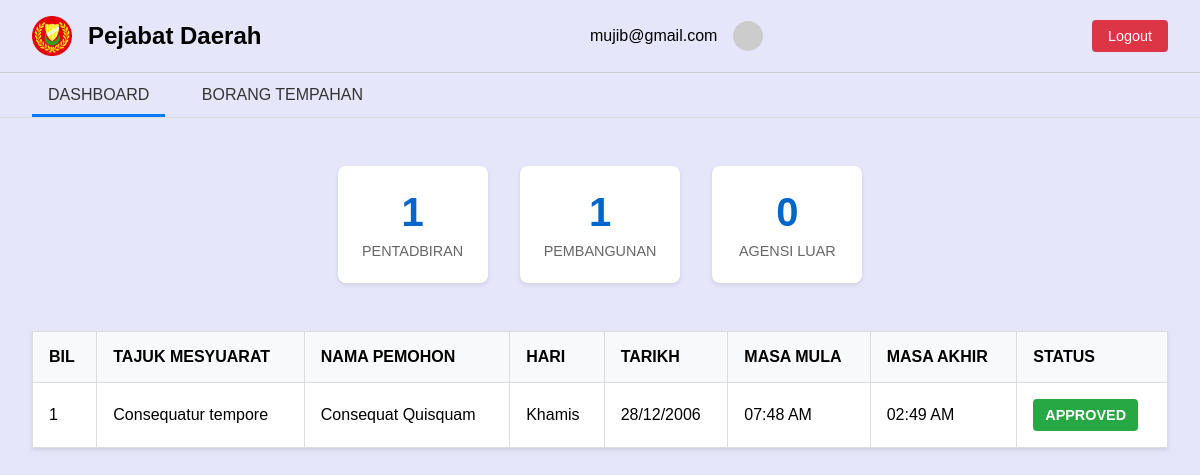
Page /dashboard.php (signed in) on the committed database.
### tables this page shows
CREATE TABLE `booking_requests` (
  `id` int NOT NULL,
  `tajuk_mesyuarat` varchar(255) NOT NULL,
  `pengerusi` varchar(255) NOT NULL,
  `tarikh` date NOT NULL,
  `masa_mula` time NOT NULL,
  `masa_akhir` time NOT NULL,
  `bilik_gerakan` tinyint(1) DEFAULT '0',
  `bilik_pegawai` tinyint(1) DEFAULT '0',
  `bilik_pkob` tinyint(1) DEFAULT '0',
  `pentadbiran` tinyint(1) DEFAULT '0',
  `pembangunan` tinyint(1) DEFAULT '0',
  `agensi_luar` tinyint(1) DEFAULT '0',
  `masa` time NOT NULL,
  `perakam_suara` tinyint(1) DEFAULT '0',
  `webcam` tinyint(1) DEFAULT '0',
  `laptop` tinyint(1) DEFAULT '0',
  `projector` tinyint(1) DEFAULT '0',
  `pointer` tinyint(1) DEFAULT '0',
  `jumlah_ahli` varchar(255) NOT NULL,
  `makan_pagi` tinyint(1) DEFAULT '0',
  `makan_tengahari` tinyint(1) DEFAULT '0',
  `makan_petang` tinyint(1) DEFAULT '0',
  `bilik_makan` tinyint(1) DEFAULT '0',
  `bilik_makan_vip` tinyint(1) DEFAULT '0',
  `menu` text,
  `kaedah_hidangan` enum('VIP','BUFET','FOOD CONTAINER') DEFAULT NULL,
  `bilangan` int NOT NULL,
  `nama_pemohon` varchar(255) NOT NULL,
  `jabatan_unit` varchar(255) NOT NULL,
  `no_telefon` varchar(20) NOT NULL,
  `tarikh_submit` date NOT NULL,
  `surat_jemputan` text,
  `senarai_jemputan` text,
  `status` enum('PENDING','APPROVED','REJECTED') DEFAULT 'PENDING',
  `created_at` timestamp NULL DEFAULT CURRENT_TIMESTAMP
);

### dashboard.php (the view, shortened to what this page needs)
<?php
include('connection.php');
$sql_pentadbiran = "SELECT COUNT(*) as count FROM booking_requests WHERE pentadbiran = 1";
$sql_pembangunan = "SELECT COUNT(*) as count FROM booking_requests WHERE pembangunan = 1";
$sql_agensi_luar = "SELECT COUNT(*) as count FROM booking_requests WHERE agensi_luar = 1";
$pentadbiran_count = $conn->query($sql_pentadbiran)->fetch_assoc()['count'];
$pembangunan_count = $conn->query($sql_pembangunan)->fetch_assoc()['count'];
$agensi_luar_count = $conn->query($sql_agensi_luar)->fetch_assoc()['count'];
$sql = "SELECT * FROM booking_requests ORDER BY tarikh DESC";
$result = $conn->query($sql);
$user_email = $_SESSION['email'] ?? 'Unknown User';
?>
<!DOCTYPE html>
<html>
<head>
</head>
<body>
    <div class="dashboard">
        <header class="header">
            <div class="logo-section">
                <img src="logo.png" alt="Logo Kedah" class="logo">
                <span class="title">Pejabat Daerah</span>
            </div>
            <div class="user-section">
            <span><?php echo htmlspecialchars($user_email); ?></span>
                <div class="user-icon"></div>
            </div>
            <a href="logout.php" class="logout-button" onclick="return confirm('Are you sure you want to logout?')">
            Logout
        </a>
        </header>
        <nav>
            <a href="dashboard.php" class="nav-link">DASHBOARD</a>
            <a href="reservation.php" class="nav-link">BORANG TEMPAHAN</a>
        </nav>
        <div class="stats-container">
            <div class="stat-card">
                <div class="stat-number"><?php echo $pentadbiran_count; ?></div>
                <div class="stat-label">pentadbiran</div>
            </div>
            <div class="stat-card">
                <div class="stat-number"><?php echo $pembangunan_count; ?></div>
                <div class="stat-label">pembangunan</div>
            </div>
            <div class="stat-card">
                <div class="stat-number"><?php echo $agensi_luar_count; ?></div>
                <div class="stat-label">agensi luar</div>
            </div>
        </div>
        <div class="table-container">
            <table>
                <thead>
                    <tr>
                    <th>BIL</th>
                <th>TAJUK MESYUARAT</th>
                <th>NAMA PEMOHON</th>
                <th>HARI</th>
                <th>TARIKH</th>
                <th>MASA MULA</th>
                <th>MASA AKHIR</th>
                <th>STATUS</th>
                    </tr>
                </thead>
                <tbody>
                <?php
            $bil = 1;
            while($row = $result->fetch_assoc()):
                $status_class = 'status-pending';
                if ($row['status'] == 'APPROVED') {
                    $status_class = 'status-approved';
                } elseif ($row['status'] == 'REJECTED') {
                    $status_class = 'status-rejected';
                }
                $hari = date('l', strtotime($row['tarikh']));
                $hari_malay = [
                    'Sunday' => 'Ahad',
                    'Monday' => 'Isnin',
                    'Tuesday' => 'Selasa',
                    'Wednesday' => 'Rabu',
                    'Thursday' => 'Khamis',
                    'Friday' => 'Jumaat',
                    'Saturday' => 'Sabtu'
                ];
                $hari = $hari_malay[$hari];
            ?>
                     <tr>
                <td><?php echo $bil++; ?></td>
                <td><?php echo htmlspecialchars($row['tajuk_mesyuarat']); ?></td>
                <td><?php echo htmlspecialchars($row['nama_pemohon']); ?></td>
                <td><?php echo $hari; ?></td>
                <td><?php echo date('d/m/Y', strtotime($row['tarikh'])); ?></td>
                <td><?php echo date('h:i A', strtotime($row['masa_mula'])); ?></td>
                <td><?php echo date('h:i A', strtotime($row['masa_akhir'])); ?></td>
                <td>
                    <div class="status-badge <?php echo $status_class; ?>">
                        <?php echo htmlspecialchars($row['status']); ?>
                    </div>
                </td>
            </tr>
                    <?php endwhile; ?>
                </tbody>
            </table>
        </div>
    </div>
</body>
</html>

### dashboard.php (style rules this page uses)
* { margin: 0; padding: 0; box-sizing: border-box; font-family: Arial, sans-serif; }
body { background-color: #f0f0f0; }
.dashboard { max-width: 1200px; margin: 0 auto; background-color: #E6E6FA; min-height: 100vh; }
.header { background-color: #E6E6FA; padding: 1rem 2rem; display: flex; justify-content: space-between; align-items: center; border-bottom: 1px solid #ccc; }
.logo-section { display: flex; align-items: center; gap: 1rem; }
.logo { width: 40px; height: 40px; }
.title { font-size: 1.5rem; font-weight: bold; }
.user-section { display: flex; align-items: center; gap: 0.5rem; }
.user-icon { width: 30px; height: 30px; background-color: #ccc; border-radius: 50%; }
.stats-container { display: flex; gap: 2rem; padding: 2rem; justify-content: center; }
.stat-card { background-color: white; padding: 1.5rem; border-radius: 8px; min-width: 150px; text-align: center; box-shadow: 0 2px 4px rgba(0,0,0,0.1); transition: transform 0.3s ease; }
.stat-number { font-size: 2.5rem; font-weight: bold; margin-bottom: 0.5rem; color: #0066cc; }
.stat-label { color: #666; font-size: 0.9rem; text-transform: uppercase; }
.table-container { padding: 0 2rem 2rem 2rem; }
table { width: 100%; border-collapse: collapse; background-color: white; box-shadow: 0 2px 4px rgba(0,0,0,0.1); margin-top: 1rem; }
th, td { padding: 1rem; text-align: left; border: 1px solid #ddd; }
th { background-color: #f8f9fa; font-weight: bold; }
.status-badge { padding: 8px 12px; border-radius: 4px; font-weight: bold; text-align: center; display: inline-block; min-width: 100px; font-size: 0.9rem; }
.status-approved { background-color: #28a745; color: white; }
nav { padding: 0 2rem; border-bottom: 1px solid #ddd; margin-bottom: 1rem; }
.nav-link { padding: 0.8rem 1rem; color: #333; text-decoration: none; display: inline-block; position: relative; margin-right: 1rem; }
.nav-link::after { content: ''; position: absolute; bottom: 0; left: 0; width: 100%; height: 3px; background-color: #007bff; transform: scaleX(0); transition: transform 0.3s ease; }
.nav-link.active::after { transform: scaleX(1); }
.user-section { display: flex; align-items: center; gap: 1rem; }
.logout-button { padding: 0.5rem 1rem; background-color: #dc3545; color: white; border: none; border-radius: 4px; cursor: pointer; font-size: 0.9rem; text-decoration: none; transition: background-color 0.3s ease; display: inline-flex; align-items: center; gap: 0.5rem; }

### rows in the picture
booking_requests: tajuk_mesyuarat "Consequatur tempore", nama_pemohon "Consequat Quisquam", tarikh "Khamis", tarikh "28/12/2006", masa_mula "07:48 AM", masa_akhir "02:49 AM", status "APPROVED"

### other values in the picture
$user_email "mujib@gmail.com"
$pentadbiran_count "1"
$pembangunan_count "1"
$agensi_luar_count "0"
